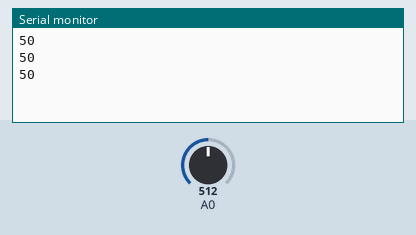
Bench run of a sketch on a simulated Arduino Uno, built with avr-gcc and run on an emulated ATmega328P. Parts: the last lines printed to the serial monitor. The inputs (shaded band) are chosen by the test bench; at power-on: A0 = 512.

Above: at 1.3 s.
1.4 s: A0 set to 716
At 1.9 s:
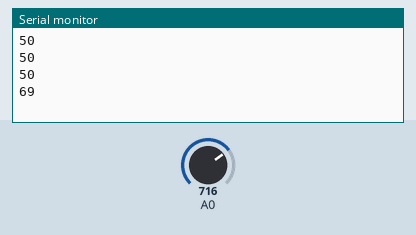
2.9 s: A0 set to 900
At 3.4 s:
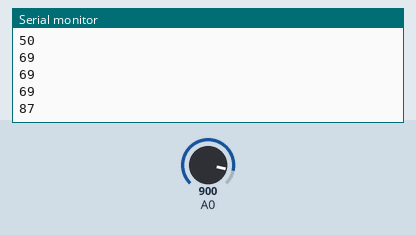
Timing chart, 0 to 5.9 s (numbered marks = the images above; inputs shaded):
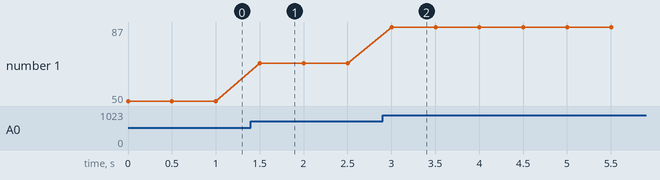

The sketch:

pot_to_pc.ino
```cpp
void setup() {
  Serial.begin(9600);

}

void loop()
{
  int val = analogRead(A0);
  val = map(val, 0, 1023, 0, 100);
  //Serial.write(val);
  Serial.println(val);
  delay(500);
}
```

Measured:
- after the input at 1.4 s, the serial monitor: prints a new line after 0.10 s (image 1)
- after the input at 2.9 s, the serial monitor: prints a new line after 0.10 s (image 2)
- plotted number 1: 50 → 69 after the input at 1.4 s, 69 → 87 after the input at 2.9 s
